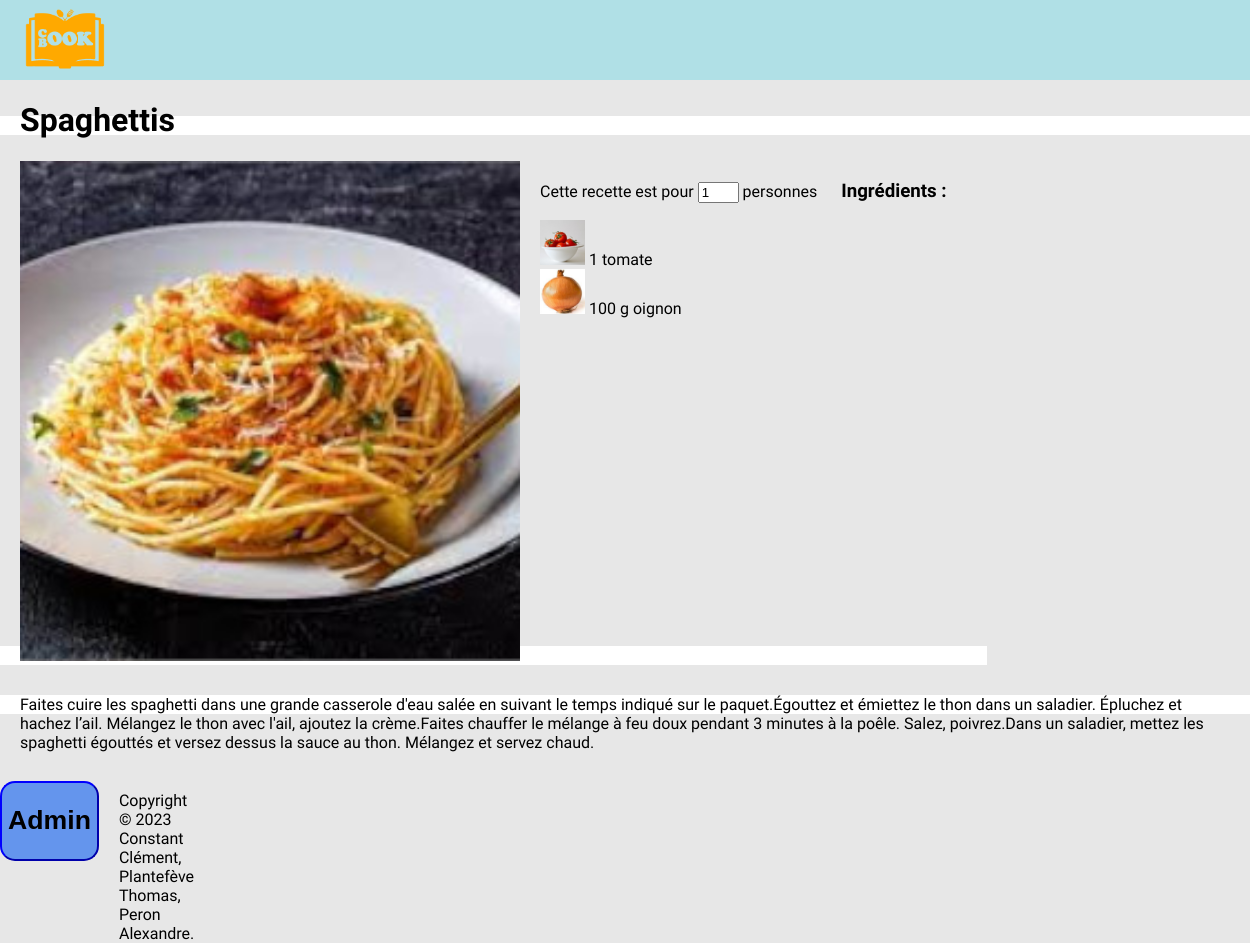
The page /pages/recette.php?idRecette=1 on the database its author committed.
### tables this page shows
CREATE TABLE IF NOT EXISTS `recette` (
  `idRecette` int(11) NOT NULL AUTO_INCREMENT,
  `nomRecette` varchar(50) NOT NULL,
  `imgRecette` varchar(50) NOT NULL,
  `Description` varchar(500) NOT NULL,
  `Preparation` varchar(2000) NOT NULL,
  PRIMARY KEY (`idRecette`)
);

CREATE TABLE IF NOT EXISTS `contenir` (
  `idContenir` int(11) NOT NULL AUTO_INCREMENT,
  `idRecette` int(11) DEFAULT NULL,
  `idIngredient` int(11) DEFAULT NULL,
  `quantite` int(11) NOT NULL,
  `unite` enum('Cuill?re ? caf?','Cuill?re ? soupe','mL','L','g') DEFAULT NULL,
  PRIMARY KEY (`idContenir`),
  KEY `contenir_ibfk_1` (`idRecette`),
  KEY `contenir_ibfk_2` (`idIngredient`)
);

CREATE TABLE IF NOT EXISTS `ingredient` (
  `idIngredient` int(11) NOT NULL AUTO_INCREMENT,
  `nomIngredient` varchar(50) NOT NULL,
  `imgIngredient` varchar(50) NOT NULL,
  PRIMARY KEY (`idIngredient`)
);

### class/pdowrapper/pdowrapper.php (called while the page is built, shortened)
<?php
class PdoWrapper
{
    private $pdo ;
    public function __construct($db_name, $db_host='127.0.0.1', $db_port='3306', $db_user = 'root', $db_pwd=''){
        $this->db_name = $db_name ;
        $this->db_host = $db_host ;
        $this->db_port = $db_port ;
        $this->db_user = $db_user ;
        $this->db_pwd = $db_pwd ;
        $dsn = 'mysql:dbname=' . $this->db_name . ';host='. $this->db_host. ';port=' . $this->db_port;
        try{
            $this->pdo = new PDO($dsn, $this->db_user, $this->db_pwd);
            $this->pdo->exec("set names utf8");
        }catch (\Exception $ex){
            die('Error : ' . $ex->getMessage()) ;
        }
    }
    public function exec($statement, $params, $classname=null){
        $res = $this->pdo->prepare($statement) ;
        $res->execute($params) or die(print_r($res->errorInfo()));
        if($classname != null){
            $data = $res->fetchAll(PDO::FETCH_CLASS, $classname);
        }else{
            $data = $res->fetchAll(PDO::FETCH_OBJ);
        }
        return $data ;
    }
}

### class/cb/CoobookDB.php (called while the page is built, shortened)
<?php
class CoobookDB extends PdoWrapper
{
    public function getRecette($id)
    {
        return $this->exec("SELECT * FROM recette WHERE idRecette = '$id'", null);
    }
    public function getIngredients($id)
    {
        return $this->exec("SELECT i.idIngredient, i.imgIngredient, i.nomIngredient, c.quantite, c.unite FROM recette as r
        INNER JOIN contenir as c
        ON r.idRecette = c.idRecette
        INNER JOIN ingredient as i
        ON c.idIngredient = i.idIngredient
        WHERE r.idRecette = '$id'", null);
    }
}

### class/Autoloader.php (called while the page is built, shortened)
<?php
class Autoloader
{
    static function autoload($class_name){
        $class_name = str_replace('\\', DIRECTORY_SEPARATOR, $class_name) ;
    }
}

### class/Rec_Ig/Recette.php (the view, shortened to what this page needs)
<?php
class Recette
{
function generateRecette($data,$tags,$liste): void{ ?>
    <div id="nom">
        <h1> <?= utf8_encode( $data[0]->nomRecette ) ?></h1>
    </div>
    <div id="info">
        <img id="photo_tete" src="/Projet_Recettes/<?= $data[0]->imgRecette ?>">
        <div id="ingredient">
                <span id="nbPersonne">
                    Cette recette est pour
                    <input type="number" id="personne" name="personne" max="20" min="1" value="1">
                    personnes
                </span>
            <h3>Ingrédients :</h3>
            <div id="liste_inrgredient">
                <?php foreach ($liste as $l) {
                    echo "<div class='ingredient'><img class='image_ingredient' src='/Projet_Recettes/" . $l->imgIngredient
                        . "'>" ?> <span class="quantite" value="<?=$l->quantite?>"><?=$l->quantite?></span> <?= $l->unite . " " .  $l->nomIngredient . "</div>";
                }
                ?>
            </div>
        </div>
    </div>
    <div id="flex">
        <div id="recette">
            <?php $prep = str_replace("\n", "<br/>", $data[0]->Preparation); ?>
            <?= htmlspecialchars_decode($prep) ?>
        </div>
    </div>
<?php
}
}
?>

### pages/recette.php (shortened to what this page needs)
<?php
$id = $_GET['idRecette'] ;
require ".." . DIRECTORY_SEPARATOR . 'class' . DIRECTORY_SEPARATOR . 'Autoloader.php';
$cb = new \cb\CoobookDB();
$data = $cb->getRecette($id);
$liste = $cb->getIngredients($id);
$tags = $cb->getTags($id);
$rc = new \Rec_Ig\Recette();
?>
<?php ob_start() ;
$rc->generateRecette($data,$tags,$liste);
?>
<?php $content = ob_get_clean() ?>
<link rel="stylesheet" href="../CSS/recette.css">
<?php $css = ob_get_clean() ?>
<?php $js = ob_get_clean() ?>
<?php Template::render($content, $css, $js) ?>

### class/Template.php (shortened to what this page needs)
<?php
class Template
{
    public static function render(string $content, string $css = null, string $js = null): void
    { ?>
        <!doctype html>
        <html lang="en">
        <head>
            <link rel="stylesheet" href="/Projet_Recettes/class/Template/css/main.css">
            <?php if ($css != null) { ?>
                <?= $css; ?>
            <?php } ?>
        </head>
        <body>
            <?php include "Template/Header.php" ?>
            <div class="content">
                <?= $content  ?>
                <?php include "Template/Footer.php" ?>
            </div>
        </body>
        </html>
<?php
    }
}
?>

### class/Template/Header.php (shortened to what this page needs)
<header>
    <div class="header">
        <div id="header2">
            <img id="index" src=/Projet_Recettes/class/Template/img/index.png onclick="window.location.href = '/Projet_Recettes/index.php';">
            <div id="content_bouton_header">
            </div>
</header>

### class/Template/Footer.php
<footer>
    <div class="footer">
        <?php if(!isset($_SESSION['login'])): ?>
            <button class="button_footer" id="login" onclick="window.location.href = '/Projet_Recettes/pages/Login/login.php';"><h1>Admin</h1></button>
        <?php else:?>
                <button class="button_footer" id="logout" onclick="window.location.href = '/Projet_Recettes/pages/Login/logout.php';"><h1>Logout</h1></button>
        <?php endif;?>
        <span id="copyright"> <a>Copyright</a> © 2023 Constant Clément, Plantefève Thomas, Peron Alexandre.</span>
    </div>
</footer>

### class/Template/css/main.css (style rules this page uses)
html, body { background-color: #e7e7e7; margin: 0; padding: 0; height: 100%; }
.header { position: fixed; display: flex; top: 0; left: 0; width: 100%; height: 10vh; z-index: 9; background-color: powderblue; }
#header2 { margin-left: auto; margin-right: auto; width: 1200px; display: flex; }
#index { height: 10vh; width: 10vh; z-index: 10; }
#content_bouton_header { display: flex; width: 100%; }
.content { display: ruby; position: relative; margin: 0 auto; top: 10vh; background-color: white; font-family: 'Mochiy Pop One', sans-serif; max-width: 1200px; min-height: 90vh; }
.footer { position: absolute; display: flex; bottom: 0; left: 0; width: 100%; height: 80px; background-color: powderblue; color: black; }
#login { background-color: cornflowerblue; border-color: blue; margin-right: 20px; border-radius: 15px; }
#copyright { margin-top: 10px; }

### CSS/recette.css (style rules this page uses)
#nom { margin-right: 20px; margin-left: 20px; display: flex; width: 100%; }
#nbPersonne { text-align: right; margin-right: 20px; }
#personne { width: 33px; }
#info { margin-right: 20px; margin-left: 20px; display: flex; }
#photo_tete { width: 500px; height: 500px; }
#ingredient { margin-right: 20px; margin-left: 20px; display: ruby; }
#liste_inrgredient { position: absolute; overflow: auto; width: 635px; height: 410px; }
.image_ingredient { width: 45px; height: 45px; }
#flex { display: flex; }
#recette { margin-left: 20px; margin-right: 20px; margin-top: 30px; margin-bottom: 90px; }

### rows shown on the page
recette: nomRecette "Spaghettis", imgRecette (picture), Preparation "Faites cuire les spaghetti dans une grande casserole d'eau salée en suivant le temps indiqué sur le paquet.Égouttez et émiettez le thon dans un saladier. Épluchez et hachez l’ail. Mélangez le thon avec l'ail, ajoutez la crème.Faites chauffer le mélange à feu doux pendant 3 minutes à la poêle. Salez, poivrez.Dans un saladier, mettez les spaghetti égouttés et versez dessus la sauce au thon. Mélangez et servez chaud."
contenir: idIngredient.imgIngredient (picture), quantite "1", idIngredient.nomIngredient "tomate"
contenir: idIngredient.imgIngredient (picture), quantite "100", unite "g", idIngredient.nomIngredient "oignon"
